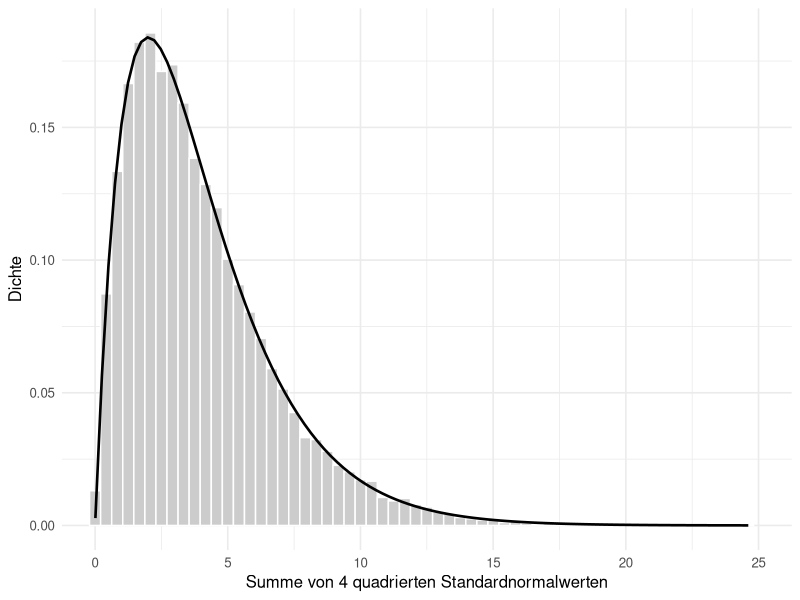
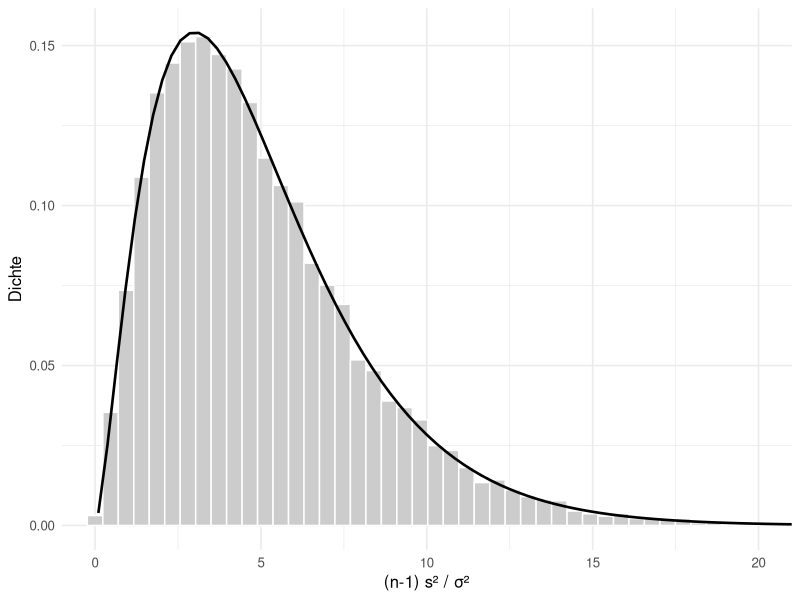
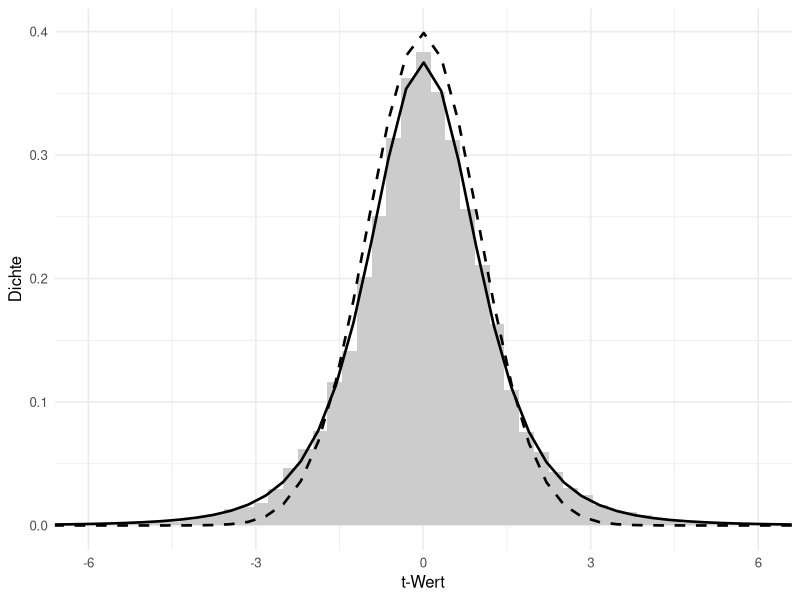
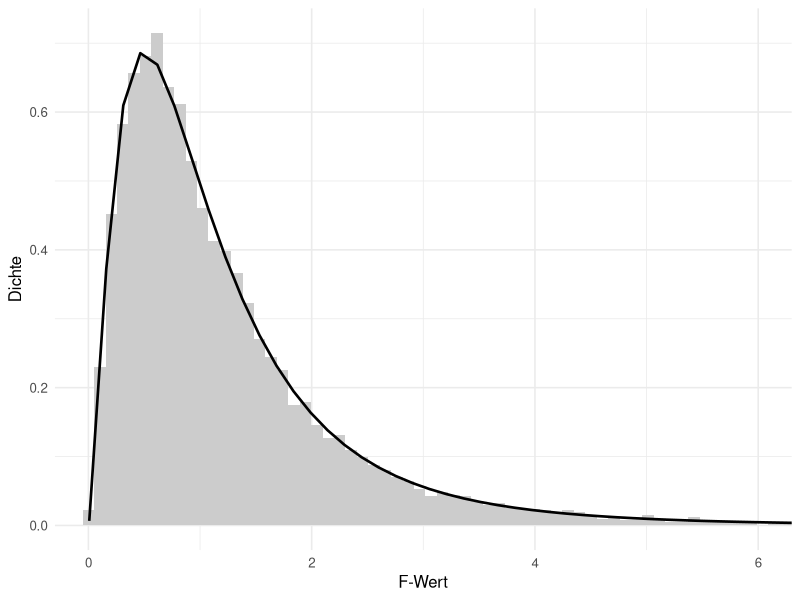

Write the R code that produced these figures, in order.
## ---- chunk 1
#| label: setup-r
#| include: false
library(ggplot2)

theme_set(theme_minimal(base_size = 12))

lehmer <- function(saat, anzahl) {
  s <- saat
  raus <- numeric(anzahl)
  for (k in seq_len(anzahl)) {
    s <- (16807 * s) %% 2147483647
    raus[k] <- s / 2147483647
  }
  raus
}

# Wichtig: fuer mehrdimensionale Daten EINEN Strom ziehen und umformen,
# nicht je Spalte eine eigene Saat (siehe Hinweis in Beispiel 1).
normalmatrix <- function(saat, zeilen, spalten) {
  matrix(qnorm(lehmer(saat, zeilen * spalten)), nrow = zeilen, byrow = TRUE)
}
## ---- chunk 2
#| label: fig-b1-pv-r
#| fig-cap: "Beispiel 1: simulierte Summen quadrierter Standardnormalwerte gegen die Chi-Quadrat-Dichte."
#| fig-height: 4
N <- 20000
zeilen <- list()

for (fg in c(1, 2, 4, 10)) {
  Z <- normalmatrix(4711, N, fg)
  X <- rowSums(Z^2)
  schief <- mean((X - mean(X))^3) / sd(X)^3
  zeilen[[as.character(fg)]] <- c(
    df = fg, mittel = mean(X), varianz = var(X),
    median = median(X), median_theorie = qchisq(0.5, fg),
    schiefe = schief, schiefe_theorie = sqrt(8 / fg),
    anteil_ueber_q95 = mean(X > qchisq(0.95, fg)))
}
rm(fg)   # damit df weiter die F-Dichte bleibt
round(do.call(rbind, zeilen), 4)

# Und die Dichte darueber gelegt, fuer df = 4
Z <- normalmatrix(4711, N, 4)
X <- rowSums(Z^2)
ggplot(data.frame(x = X), aes(x)) +
  geom_histogram(aes(y = after_stat(density)), bins = 60,
                 fill = "grey80", colour = "white") +
  stat_function(fun = dchisq, args = list(df = 4), linewidth = 0.9) +
  coord_cartesian(xlim = c(0, 25)) +
  labs(x = "Summe von 4 quadrierten Standardnormalwerten", y = "Dichte")
## ---- chunk 3
#| label: fig-b2-pv-r
#| fig-cap: "Beispiel 2: Verteilung der skalierten Stichprobenvarianz bei n = 6."
#| fig-height: 3.4
N <- 20000; n <- 6
S <- normalmatrix(4711, N, n)
s2 <- apply(S, 1, var)
groesse <- (n - 1) * s2 / 1   # sigma^2 = 1

round(c(mittel = mean(groesse), theorie_mittel = n - 1,
        varianz = var(groesse), theorie_varianz = 2 * (n - 1),
        anteil_unter_q05 = mean(groesse <= qchisq(0.05, n - 1)),
        anteil_ueber_q95 = mean(groesse > qchisq(0.95, n - 1))), 4)

# Der Vergleich: durch n statt durch n-1 geteilt
s2_falsch <- apply(S, 1, function(z) mean((z - mean(z))^2))
round(c(mit_n_minus_1 = mean(s2), mit_n = mean(s2_falsch), wahrer_wert = 1), 4)

ggplot(data.frame(x = groesse), aes(x)) +
  geom_histogram(aes(y = after_stat(density)), bins = 60,
                 fill = "grey80", colour = "white") +
  stat_function(fun = dchisq, args = list(df = n - 1), linewidth = 0.9) +
  coord_cartesian(xlim = c(0, 20)) +
  labs(x = "(n-1) s² / σ²", y = "Dichte")
## ---- chunk 4
#| label: fig-b3-pv-r
#| fig-cap: "Beispiel 3: t-Verteilung mit 4 Freiheitsgraden gegen die Standardnormalverteilung."
#| fig-height: 3.4
N <- 20000; n <- 5
S <- normalmatrix(5711, N, n)
mittel <- rowMeans(S)
streuung <- apply(S, 1, sd)

t_wert <- mittel / (streuung / sqrt(n))   # Streuung geschaetzt
z_wert <- mittel / (1 / sqrt(n))          # Streuung bekannt

round(c(sd_t = sd(t_wert), theorie_sd_t = sqrt((n - 1) / (n - 3)),
        sd_z = sd(z_wert),
        anteil_t_ueber_196 = mean(abs(t_wert) > 1.96),
        anteil_t_ueber_tquantil = mean(abs(t_wert) > qt(0.975, n - 1)),
        anteil_z_ueber_196 = mean(abs(z_wert) > 1.96),
        t_quantil = qt(0.975, n - 1)), 4)

# Was das fuer Konfidenzintervalle bedeutet: deckt das Intervall die wahre 0?
breite_z <- 2 * 1.96 * streuung / sqrt(n)
breite_t <- 2 * qt(0.975, n - 1) * streuung / sqrt(n)
round(c(ueberdeckung_mit_196 = mean(abs(mittel) < 1.96 * streuung / sqrt(n)),
        ueberdeckung_mit_t = mean(abs(mittel) < qt(0.975, n - 1) * streuung / sqrt(n)),
        mittlere_breite_z = mean(breite_z),
        mittlere_breite_t = mean(breite_t)), 4)

ggplot(data.frame(x = t_wert), aes(x)) +
  geom_histogram(aes(y = after_stat(density)), bins = 120,
                 fill = "grey80", colour = NA) +
  stat_function(fun = dt, args = list(df = n - 1), linewidth = 0.9) +
  stat_function(fun = dnorm, linewidth = 0.9, linetype = "dashed") +
  coord_cartesian(xlim = c(-6, 6)) +
  labs(x = "t-Wert", y = "Dichte")
## ---- chunk 5
#| label: fig-b4-pv-r
#| fig-cap: "Beispiel 4: simuliertes Varianzverhältnis gegen die F-Dichte."
#| fig-height: 3.4
N <- 20000; d1 <- 5; d2 <- 10
A <- normalmatrix(6811, N, d1)
B <- normalmatrix(9137, N, d2)
Fwert <- (rowSums(A^2) / d1) / (rowSums(B^2) / d2)

round(c(mittel = mean(Fwert), theorie_mittel = d2 / (d2 - 2),
        median = median(Fwert), theorie_median = qf(0.5, d1, d2),
        anteil_ueber_q95 = mean(Fwert > qf(0.95, d1, d2))), 4)

# Der Zusammenhang t^2 = F
round(c(t_quantil_hoch2 = qt(0.975, 4)^2, F_quantil = qf(0.95, 1, 4)), 4)

ggplot(data.frame(x = Fwert), aes(x)) +
  geom_histogram(aes(y = after_stat(density)), bins = 150,
                 fill = "grey80", colour = NA) +
  stat_function(fun = df, args = list(df1 = d1, df2 = d2), linewidth = 0.9) +
  coord_cartesian(xlim = c(0, 6)) +
  labs(x = "F-Wert", y = "Dichte")
## ---- chunk 6
#| label: b4b-pv-r
# Wie robust ist der F-Test auf gleiche Varianzen?
# Beide Gruppen haben immer dieselbe Varianz -- abgelehnt werden duerfte in
# 5 Prozent der Faelle.
N <- 10000; n1 <- 20; n2 <- 20
u <- matrix(lehmer(2718, N * (n1 + n2)), nrow = N, byrow = TRUE)
normal <- qnorm(u)
exponential <- -log(u)

varquotient <- function(M) {
  apply(M[, 1:n1], 1, var) / apply(M[, (n1 + 1):(n1 + n2)], 1, var)
}
unten <- qf(0.025, n1 - 1, n2 - 1); oben <- qf(0.975, n1 - 1, n2 - 1)

fn <- varquotient(normal); fe <- varquotient(exponential)
round(c(F_test_normal = mean(fn < unten | fn > oben),
        F_test_exponential = mean(fe < unten | fe > oben),
        krit_unten = unten, krit_oben = oben), 4)

# Brown-Forsythe als Alternative: F-Statistik auf den Abstaenden zum Median
brown_forsythe <- function(M) {
  A <- M[, 1:n1]; B <- M[, (n1 + 1):(n1 + n2)]
  dA <- abs(A - apply(A, 1, median)); dB <- abs(B - apply(B, 1, median))
  mA <- rowMeans(dA); mB <- rowMeans(dB)
  gesamt <- (mA * n1 + mB * n2) / (n1 + n2)
  zwischen <- n1 * (mA - gesamt)^2 + n2 * (mB - gesamt)^2
  innen <- rowSums((dA - mA)^2) + rowSums((dB - mB)^2)
  zwischen / (innen / (n1 + n2 - 2))
}
kf <- qf(0.95, 1, n1 + n2 - 2)
round(c(bf_normal = mean(brown_forsythe(normal) > kf),
        bf_exponential = mean(brown_forsythe(exponential) > kf),
        woelbung_normal = mean((normal - mean(normal))^4) / sd(normal)^4,
        woelbung_exponential = mean((exponential - mean(exponential))^4) /
          sd(exponential)^4), 4)
## ---- chunk 7
#| label: b5-pv-r
n <- 12
X <- normalmatrix(8123, 2, n)
a <- 50 + 8 * X[1, ]
b <- 50 + 8 * X[2, ] + 6

round(rbind(gruppe_a = a, gruppe_b = b), 2)
round(c(mittel_a = mean(a), mittel_b = mean(b),
        sd_a = sd(a), sd_b = sd(b)), 4)

# (1) Mittelwertvergleich -> t-Verteilung
ergebnis_t <- t.test(b, a, var.equal = TRUE)
round(c(t = unname(ergebnis_t$statistic), df = unname(ergebnis_t$parameter),
        p = ergebnis_t$p.value), 4)

# (2) Dieselbe Frage als Varianzanalyse -> F-Verteilung
alle <- c(a, b); gesamtmittel <- mean(alle)
sq_zwischen <- n * (mean(a) - gesamtmittel)^2 + n * (mean(b) - gesamtmittel)^2
sq_innen <- sum((a - mean(a))^2) + sum((b - mean(b))^2)
Fwert <- (sq_zwischen / 1) / (sq_innen / (2 * n - 2))
round(c(sq_zwischen = sq_zwischen, sq_innen = sq_innen, F = Fwert,
        p = pf(Fwert, 1, 2 * n - 2, lower.tail = FALSE),
        t_hoch2 = unname(ergebnis_t$statistic)^2), 4)

# (3) Passen die Daten zur unterstellten Verteilung? -> Chi-Quadrat
grenzen <- qnorm(c(0.25, 0.5, 0.75), 50, 8)
beobachtet <- table(cut(alle, c(-Inf, grenzen, Inf)))
erwartet <- rep(length(alle) / 4, 4)
chi <- sum((beobachtet - erwartet)^2 / erwartet)
round(grenzen, 3); beobachtet
round(c(chi_quadrat = chi, df = 3,
        p = pchisq(chi, 3, lower.tail = FALSE)), 4)
